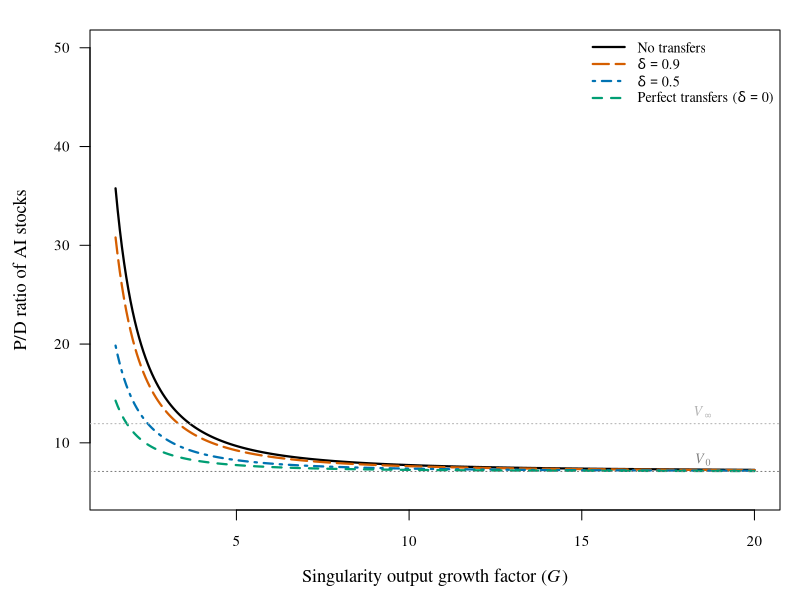

This chart was generated by the following R code:
#!/usr/bin/env Rscript

# How to run: Rscript code/run-all.R
# Inputs: None (all parameters defined inline).
# Outputs:
#   paper/exhibits/table-pd-ratios.tex  — Table 1 (P/D ratios vs singularity probability)
#   paper/exhibits/fig-transfers.pdf    — Figure 1 (P/D vs output growth and deadweight costs)

# ---- Create output directory ----
dir.create("paper/exhibits", recursive = TRUE, showWarnings = FALSE)

# ---- Common parameters ----
beta    <- 0.96       # discount factor
g       <- 0.02       # normal output growth rate
gamma   <- 3          # relative risk aversion
alpha   <- 0.15       # AI share of public output, pre-singularity
alpha_S <- 0.50       # AI share of public output, post-singularity

# ---- Core model functions ----
R_val <- beta * (1 + g)^(1 - gamma)
V_inf <- R_val / (1 - R_val)

V0 <- function(p) {
  (1 - p) * R_val / (1 - (1 - p) * R_val)
}

H_func <- function(share_S, share, Lambda, gam = gamma) {
  (share_S / share) * Lambda^(1 - gam)
}

pd_ratio <- function(p, H) {
  (1 - H) * V0(p) + H * V_inf
}

# ==============================================================
# EXHIBIT 1: Table — P/D ratios vs singularity probability
# ==============================================================

p_vals <- c(0, 0.01, 0.02, 0.05, 0.10)

# Panel A: Moderate displacement (singularity benefits household)
G_A   <- 5
phi_A <- 0.50
Lambda_A <- (1 - phi_A) * G_A   # = 2.5
H_A_ai  <- H_func(alpha_S, alpha, Lambda_A)
H_A_non <- H_func(1 - alpha_S, 1 - alpha, Lambda_A)

# Panel B: Severe displacement (negative singularity for household)
G_B   <- 2
phi_B <- 0.60
Lambda_B <- (1 - phi_B) * G_B   # = 0.8
H_B_ai  <- H_func(alpha_S, alpha, Lambda_B)
H_B_non <- H_func(1 - alpha_S, 1 - alpha, Lambda_B)

pd_A_ai  <- sapply(p_vals, function(p) pd_ratio(p, H_A_ai))
pd_A_non <- sapply(p_vals, function(p) pd_ratio(p, H_A_non))
pd_B_ai  <- sapply(p_vals, function(p) pd_ratio(p, H_B_ai))
pd_B_non <- sapply(p_vals, function(p) pd_ratio(p, H_B_non))

fmt <- function(x) {
  s <- sprintf("%.1f", x)
  sub("^-0\\.0$", "0.0", s)
}

# Build LaTeX table
header_cols <- paste(sprintf("$p = %s$", c("0", "0.01", "0.02", "0.05", "0.10")),
                     collapse = " & ")

tex <- c(
  "\\begin{tabular}{lccccc}",
  "\\toprule",
  paste0(" & ", header_cols, " \\\\"),
  "\\midrule",
  sprintf("\\multicolumn{6}{l}{\\textit{Panel A: Moderate displacement ($G = %g$, $\\phi = %g$, $\\Lambda = %g$)}} \\\\[4pt]",
          G_A, phi_A, Lambda_A),
  paste0("\\quad AI stocks & ", paste(fmt(pd_A_ai), collapse = " & "), " \\\\"),
  paste0("\\quad Non-AI stocks & ", paste(fmt(pd_A_non), collapse = " & "), " \\\\"),
  paste0("\\quad Spread & ", paste(fmt(pd_A_ai - pd_A_non), collapse = " & "), " \\\\[8pt]"),
  sprintf("\\multicolumn{6}{l}{\\textit{Panel B: Severe displacement ($G = %g$, $\\phi = %g$, $\\Lambda = %g$)}} \\\\[4pt]",
          G_B, phi_B, Lambda_B),
  paste0("\\quad AI stocks & ", paste(fmt(pd_B_ai), collapse = " & "), " \\\\"),
  paste0("\\quad Non-AI stocks & ", paste(fmt(pd_B_non), collapse = " & "), " \\\\"),
  paste0("\\quad Spread & ", paste(fmt(pd_B_ai - pd_B_non), collapse = " & "), " \\\\"),
  "\\bottomrule",
  "\\end{tabular}"
)

writeLines(tex, "paper/exhibits/table-pd-ratios.tex")
cat("Wrote paper/exhibits/table-pd-ratios.tex\n")

# ==============================================================
# EXHIBIT 2: Figure — P/D of AI stocks vs G, with transfers
# ==============================================================

G_range  <- seq(1.5, 20, length.out = 300)
phi_fig  <- 0.50
p_fig    <- 0.05
V0_fig   <- V0(p_fig)

# delta = 1 means no transfers (Lambda = (1-phi)*G)
# delta < 1 with full transfer (tau=1): Lambda = [1 - delta*phi]*G
delta_vals <- c(1.0, 0.9, 0.5, 0.0)
colors     <- c("black", "#D55E00", "#0072B2", "#009E73")
ltys       <- c(1, 5, 4, 2)

# Compute P/D curves
pd_curves <- lapply(delta_vals, function(delta) {
  if (delta == 1.0) {
    Lambda_vec <- (1 - phi_fig) * G_range
  } else {
    Lambda_vec <- (1 - delta * phi_fig) * G_range
  }
  H_vec <- (alpha_S / alpha) * Lambda_vec^(1 - gamma)
  (1 - H_vec) * V0_fig + H_vec * V_inf
})

# Determine y-axis range (clip to reasonable values)
y_max <- 50
y_min <- 5

pdf("paper/exhibits/fig-transfers.pdf", width = 7, height = 5)
par(mar = c(4.5, 4.5, 1.5, 1), family = "serif")

plot(NULL, xlim = c(1.5, 20), ylim = c(y_min, y_max),
     xlab = expression("Singularity output growth factor (" * italic(G) * ")"),
     ylab = "P/D ratio of AI stocks",
     las = 1, cex.lab = 1.1, cex.axis = 0.9)

for (i in seq_along(delta_vals)) {
  y_clipped <- pmin(pd_curves[[i]], y_max)
  lines(G_range, y_clipped, col = colors[i], lty = ltys[i], lwd = 2.2)
}

# Reference line at V0 (asymptote as G -> infinity)
abline(h = V0_fig, lty = 3, col = "gray50", lwd = 1)
text(18.5, V0_fig + 1.2, expression(italic(V)[0]), col = "gray50", cex = 0.85)

# Reference line at V_inf (no-risk benchmark)
abline(h = V_inf, lty = 3, col = "gray70", lwd = 1)
text(18.5, V_inf + 1.2, expression(italic(V)[infinity]), col = "gray70", cex = 0.85)

legend("topright",
       legend = c("No transfers",
                  expression(delta == 0.9),
                  expression(delta == 0.5),
                  expression("Perfect transfers (" * delta == 0 * ")")),
       col = colors, lty = ltys, lwd = 2.2, bty = "n", cex = 0.85,
       seg.len = 2.5)

dev.off()
cat("Wrote paper/exhibits/fig-transfers.pdf\n")

cat("\nAll exhibits generated successfully.\n")
